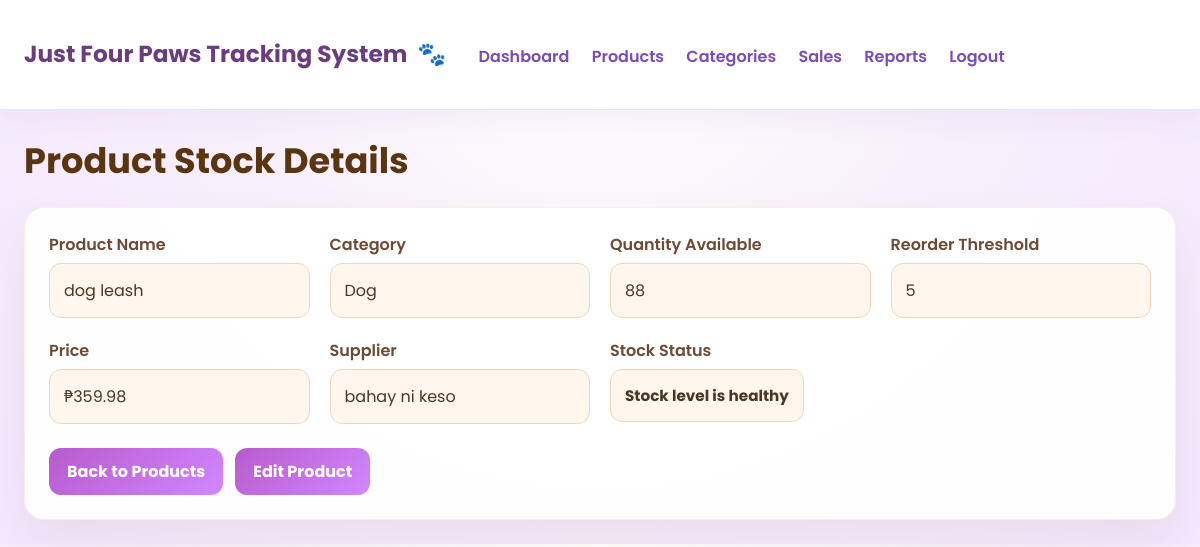
Page /view_product.php?id=3 (signed in) on the committed database.
### tables this page shows
CREATE TABLE `products` (
  `id` int(11) NOT NULL AUTO_INCREMENT,
  `category_id` int(11) DEFAULT NULL,
  `product_name` varchar(255) NOT NULL,
  `quantity` int(11) NOT NULL,
  `reorder_threshold` int(11) NOT NULL DEFAULT 5,
  `price` decimal(10,2) NOT NULL,
  `supplier` varchar(255) DEFAULT NULL,
  PRIMARY KEY (`id`)
);

CREATE TABLE `categories` (
  `id` int(11) NOT NULL AUTO_INCREMENT,
  `name` varchar(100) NOT NULL,
  PRIMARY KEY (`id`)
);

### view_product.php (the view, shortened to what this page needs)
<?php
include 'config/database.php';
include 'includes/header.php';
$id = isset($_GET['id']) ? $_GET['id'] : 0;
$product = mysqli_fetch_assoc(
    mysqli_query(
        $inventory_conn,
        "SELECT products.*, categories.name AS category_name FROM products LEFT JOIN categories ON products.category_id = categories.id WHERE products.id='$id'"
    )
);
$lowStockThreshold = $product['reorder_threshold'] ?: 5;
$stockMessage = $product['quantity'] <= $lowStockThreshold ? 'Low stock - reorder soon' : 'Stock level is healthy';
?>
<h1 class="page-title">Product Stock Details</h1>
<div class="form-card">
    <div class="detail-grid">
        <div>
            <label>Product Name</label>
            <p><?php echo htmlspecialchars($product['product_name']); ?></p>
        </div>
        <div>
            <label>Category</label>
            <p><?php echo htmlspecialchars($product['category_name'] ?? 'Uncategorized'); ?></p>
        </div>
        <div>
            <label>Quantity Available</label>
            <p><?php echo (int) $product['quantity']; ?></p>
        </div>
        <div>
            <label>Reorder Threshold</label>
            <p><?php echo (int) $lowStockThreshold; ?></p>
        </div>
        <div>
            <label>Price</label>
            <p>₱<?php echo number_format($product['price'], 2); ?></p>
        </div>
        <div>
            <label>Supplier</label>
            <p><?php echo htmlspecialchars($product['supplier']); ?></p>
        </div>
        <div>
            <label>Stock Status</label>
            <p class="stock-status <?php echo $product['quantity'] <= $lowStockThreshold ? 'status-low' : 'status-ok'; ?>">
                <?php echo htmlspecialchars($stockMessage); ?>
            </p>
        </div>
    </div>
    <div class="detail-actions">
        <a href="products.php" class="btn">Back to Products</a>
        <a href="edit_product.php?id=<?php echo $product['id']; ?>" class="btn">Edit Product</a>
    </div>
</div>
<?php include 'includes/footer.php'; ?>

### assets/style.css (style rules this page uses)
body { font-family: 'Poppins', 'Segoe UI', Tahoma, Geneva, Verdana, sans-serif; margin: 0; background: radial-gradient(circle at top, #ffffff 0%, #f8f0fb 45%, #f4e7ff 100%); color: #4b2f5a; }
.page-title { margin: 0 0 20px; font-size: 2.2rem; color: #5b3410; }
.card, .form-card, .chart-card, .table-card { background: rgba(255, 255, 255, 0.95); border-radius: 20px; box-shadow: 0 20px 45px rgba(93, 57, 25, 0.08); padding: 24px; border: 1px solid rgba(220, 174, 127, 0.2); }
.btn { background: linear-gradient(135deg, #b75bcc, #d286ff); color: white; padding: 11px 18px; text-decoration: none; border: none; border-radius: 12px; cursor: pointer; font-weight: 700; }
label { display: block; margin-bottom: 8px; color: #6d4a34; font-weight: 600; }
.stock-status { display: inline-block; padding: 6px 10px; border-radius: 999px; font-size: 0.95rem; font-weight: 700; }
.status-ok { background: #e9f5ea; color: #2d6a3f; }
.detail-grid { display: grid; grid-template-columns: repeat(auto-fit, minmax(220px, 1fr)); gap: 20px; }
.detail-grid label { margin-bottom: 6px; }
.detail-grid p { margin: 0; padding: 14px; background: #fff7ed; border: 1px solid #f3d5bc; border-radius: 12px; color: #4e3424; }
.detail-actions { margin-top: 24px; display: flex; gap: 12px; flex-wrap: wrap; }

### rows in the picture
products: product_name "dog leash", category.name "Dog", quantity "88", reorder_threshold "5", price "359.98", supplier "bahay ni keso", stockMessage "Stock level is healthy"
